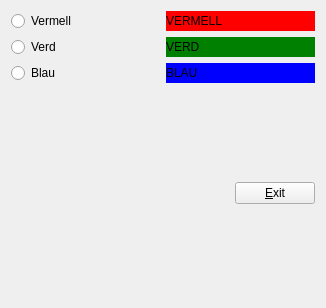
<?xml version="1.0" encoding="UTF-8"?>
<ui version="4.0">
 <class>App2</class>
 <widget class="QWidget" name="App2">
  <property name="geometry">
   <rect>
    <x>0</x>
    <y>0</y>
    <width>326</width>
    <height>308</height>
   </rect>
  </property>
  <property name="windowTitle">
   <string>Widget</string>
  </property>
  <layout class="QGridLayout" name="gridLayout">
   <item row="0" column="0">
    <layout class="QVBoxLayout" name="verticalLayout">
     <item>
      <layout class="QHBoxLayout" name="horizontalLayout">
       <item>
        <widget class="QRadioButton" name="radioButton">
         <property name="text">
          <string>Vermell</string>
         </property>
        </widget>
       </item>
       <item>
        <widget class="QLabel" name="label">
         <property name="styleSheet">
          <string notr="true">background-color:red</string>
         </property>
         <property name="text">
          <string>VERMELL</string>
         </property>
         <property name="scaledContents">
          <bool>false</bool>
         </property>
        </widget>
       </item>
      </layout>
     </item>
     <item>
      <layout class="QHBoxLayout" name="horizontalLayout_2">
       <item>
        <widget class="QRadioButton" name="radioButton_2">
         <property name="text">
          <string>Verd</string>
         </property>
        </widget>
       </item>
       <item>
        <widget class="QLabel" name="label_2">
         <property name="styleSheet">
          <string notr="true">background-color:green</string>
         </property>
         <property name="text">
          <string>VERD</string>
         </property>
        </widget>
       </item>
      </layout>
     </item>
     <item>
      <layout class="QHBoxLayout" name="horizontalLayout_3">
       <item>
        <widget class="QRadioButton" name="radioButton_3">
         <property name="text">
          <string>Blau</string>
         </property>
        </widget>
       </item>
       <item>
        <widget class="QLabel" name="label_3">
         <property name="styleSheet">
          <string notr="true">background-color:blue</string>
         </property>
         <property name="text">
          <string>BLAU</string>
         </property>
        </widget>
       </item>
      </layout>
     </item>
    </layout>
   </item>
   <item row="1" column="0">
    <layout class="QHBoxLayout" name="horizontalLayout_4">
     <item>
      <spacer name="horizontalSpacer">
       <property name="orientation">
        <enum>Qt::Horizontal</enum>
       </property>
       <property name="sizeHint" stdset="0">
        <size>
         <width>98</width>
         <height>20</height>
        </size>
       </property>
      </spacer>
     </item>
     <item>
      <spacer name="verticalSpacer">
       <property name="orientation">
        <enum>Qt::Vertical</enum>
       </property>
       <property name="sizeHint" stdset="0">
        <size>
         <width>20</width>
         <height>40</height>
        </size>
       </property>
      </spacer>
     </item>
     <item>
      <widget class="QPushButton" name="pushButton">
       <property name="text">
        <string>&amp;Exit</string>
       </property>
      </widget>
     </item>
    </layout>
   </item>
  </layout>
 </widget>
 <resources/>
 <connections>
  <connection>
   <sender>pushButton</sender>
   <signal>clicked()</signal>
   <receiver>App2</receiver>
   <slot>close()</slot>
   <hints>
    <hint type="sourcelabel">
     <x>286</x>
     <y>202</y>
    </hint>
    <hint type="destinationlabel">
     <x>162</x>
     <y>153</y>
    </hint>
   </hints>
  </connection>
  <connection>
   <sender>radioButton</sender>
   <signal>clicked()</signal>
   <receiver>label_2</receiver>
   <slot>hide()</slot>
   <hints>
    <hint type="sourcelabel">
     <x>85</x>
     <y>23</y>
    </hint>
    <hint type="destinationlabel">
     <x>240</x>
     <y>54</y>
    </hint>
   </hints>
  </connection>
  <connection>
   <sender>radioButton</sender>
   <signal>clicked()</signal>
   <receiver>label_3</receiver>
   <slot>hide()</slot>
   <hints>
    <hint type="sourcelabel">
     <x>85</x>
     <y>23</y>
    </hint>
    <hint type="destinationlabel">
     <x>240</x>
     <y>86</y>
    </hint>
   </hints>
  </connection>
  <connection>
   <sender>radioButton_2</sender>
   <signal>clicked()</signal>
   <receiver>label_3</receiver>
   <slot>hide()</slot>
   <hints>
    <hint type="sourcelabel">
     <x>85</x>
     <y>55</y>
    </hint>
    <hint type="destinationlabel">
     <x>240</x>
     <y>86</y>
    </hint>
   </hints>
  </connection>
  <connection>
   <sender>radioButton_2</sender>
   <signal>clicked()</signal>
   <receiver>label</receiver>
   <slot>hide()</slot>
   <hints>
    <hint type="sourcelabel">
     <x>85</x>
     <y>55</y>
    </hint>
    <hint type="destinationlabel">
     <x>240</x>
     <y>22</y>
    </hint>
   </hints>
  </connection>
  <connection>
   <sender>radioButton_3</sender>
   <signal>clicked()</signal>
   <receiver>label</receiver>
   <slot>hide()</slot>
   <hints>
    <hint type="sourcelabel">
     <x>85</x>
     <y>87</y>
    </hint>
    <hint type="destinationlabel">
     <x>240</x>
     <y>22</y>
    </hint>
   </hints>
  </connection>
  <connection>
   <sender>radioButton_3</sender>
   <signal>clicked()</signal>
   <receiver>label_2</receiver>
   <slot>hide()</slot>
   <hints>
    <hint type="sourcelabel">
     <x>85</x>
     <y>87</y>
    </hint>
    <hint type="destinationlabel">
     <x>240</x>
     <y>54</y>
    </hint>
   </hints>
  </connection>
  <connection>
   <sender>radioButton</sender>
   <signal>clicked()</signal>
   <receiver>label</receiver>
   <slot>show()</slot>
   <hints>
    <hint type="sourcelabel">
     <x>85</x>
     <y>23</y>
    </hint>
    <hint type="destinationlabel">
     <x>240</x>
     <y>22</y>
    </hint>
   </hints>
  </connection>
  <connection>
   <sender>radioButton_2</sender>
   <signal>clicked()</signal>
   <receiver>label_2</receiver>
   <slot>show()</slot>
   <hints>
    <hint type="sourcelabel">
     <x>85</x>
     <y>55</y>
    </hint>
    <hint type="destinationlabel">
     <x>240</x>
     <y>54</y>
    </hint>
   </hints>
  </connection>
  <connection>
   <sender>radioButton_3</sender>
   <signal>clicked()</signal>
   <receiver>label_3</receiver>
   <slot>show()</slot>
   <hints>
    <hint type="sourcelabel">
     <x>85</x>
     <y>87</y>
    </hint>
    <hint type="destinationlabel">
     <x>240</x>
     <y>86</y>
    </hint>
   </hints>
  </connection>
 </connections>
</ui>
